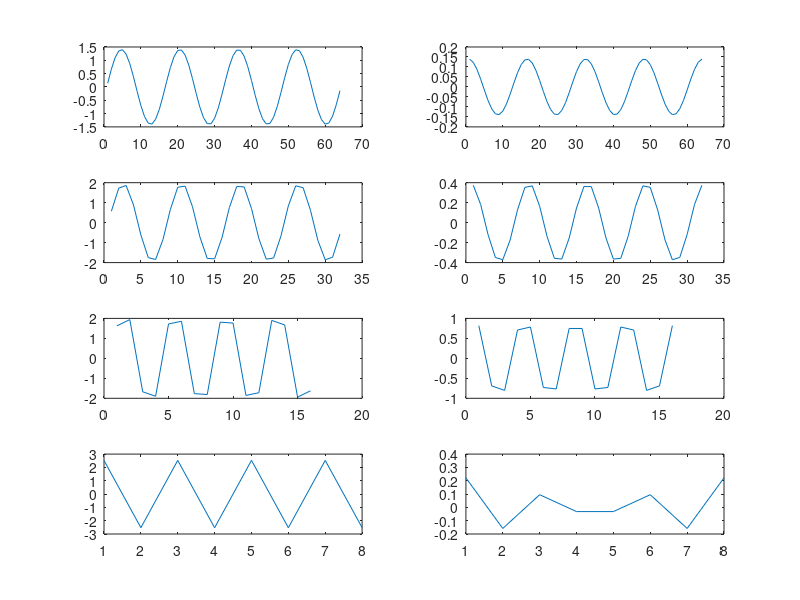

This chart was generated by the following MATLAB code:
%
t = 0 : 127;
a = sin(((8*pi)/127)*t)
rng default;
b = 0.1 * (randn(length(t),1));
b = b';
plot(a + b)
fprintf(fopen('C:\Users\GuiR\Documents\NetBeansProjects\WaveletTransform\src\io\github\guiritter\wavelet\test.txt', 'wt+'), '%f\n', a);
%}
%{
s1 = [0.3067160516210392, 0.5694274340352772, 1.0241126506874134, 1.3443033291307431, 1.8474458663908124, 1.3493421720534786, 0.9184256427441472, 0.41427264989376256, -0.07705837569336639, -0.49877261735233613, -1.1534997566157088, -1.1941004137778781, -1.2865574538451439, -1.1829691388284393, -0.8788835244334143, -0.3628730579693124, 0.07528707320649408, 0.6221372948252659, 1.1060896611507132, 1.3444871768938518, 1.3648412455903065, 1.2395808148370158, 0.7526006172745277, 0.34345449154436747, -0.08672664671253005, -0.8137766675556628, -1.3212459912098122, -1.268413093839897, -1.4113087677159806, -1.1130751690420553, -0.861976601295244, -0.15978845487863005, 0.39195211723882795, 0.6293108931204034, 1.2672697021747186, 1.392513162365261, 1.4255300992992046, 1.0034205849495514, 0.692121067172861, 0.21606354805936143, -0.18974998341106647, -0.689627101555616, -1.2025128631536544, -1.3473269177270968, -1.4358029466162825, -1.2102330549906493, -0.49472725945716794, -0.2420171953560325, 0.20206424800543016, 0.6860519696699368, 1.2095407974518675, 1.3628648821368903, 1.3391039729686787, 1.2025262981824971, 0.8059390959929913, -0.03695481459837134, -0.3582549435813831, -0.7948686322267347, -1.2672590955730005, -1.4979731890317662, -1.086756654646292, -1.0713558689520488, -0.7205891861834314, -0.0809997888917002];
d2 = [0.23067803101292503, 0.3436425819481631, -0.027133101407690208, 0.09409611358605618, -0.0727209826975681, 0.24220528575982814, -0.1654389451670918, -0.19959785955265152, -0.024521756064768283, -0.12069817780107536, -0.21802576937715407, 0.028678129724582835, 0.0575422285326177, -0.0020074761517886452, 0.035343318244047184, -0.008476796092864336, 0.15650960073426803, 0.4294238268942467, 0.006019600028240979, -0.18538784167792666, -0.032209420989828375, -0.07425328309239931, -0.05479936132839508, -0.08021277904423957, -0.13648433669106502, -0.05115776140528433, -0.07246571714955985, 0.07969871241431703, 0.10645492590763461, 0.17167562697715716, 0.19510985281246052, 0.17573371279438668, 0.033861929537461394, 0.16878214602854175, 0.3179830910724657, 0.1221972441771908, 0.047281402030819764, -0.12465231892147055, 0.017401190778219777, -0.13893658300821995, -0.21599920134227346, -0.015550692331854576, 0.03233882153078549, -0.09864988125689755, -0.065158475672778, 0.17098407654515668, 0.2512732231217644, 0.19857114050636865, 0.0046004367183996725, 0.01592970156657053, -0.05136918633285914, -0.02663246980661016, -0.09979185870851381, -0.06752657628297165, -0.2560504365354608, -0.04680056941961283, -0.3061623870113701, -0.1688641704151594, -0.3080942027375717, -0.08694726402826025, -0.10806712936874002, -0.08445824815848363, 0.13682304083925334, 0.04170303663403901];
s2 = [0.6195269999999999, 1.6747229999999997, 2.2604704999999994, 0.9423599999999999, -0.4071739999999999, -1.6600039999999996, -1.7462189999999995, -0.8780545, 0.49315349999999986, 1.7328194999999995, 1.8416044999999999, 0.7750279999999999, -0.6367519999999998, -1.8311654999999996, -1.7850089999999996, -0.722497, 0.7221419999999998, 1.8807504999999995, 1.7175274999999997, 0.6421835, -0.6218134999999999, -1.8030089999999994, -1.8710299999999997, -0.5209569999999999, 0.6279929999999998, 1.8189654999999996, 1.7972039999999998, 0.543754, -0.8153814999999999, -1.9553144999999996, -1.5260159999999996, -0.566809];
d2 = [0.18576499999999999, 0.22640899999999975, -0.35221250000000004, -0.35649, -0.29819699999999993, -0.028709000000000096, 0.07324799999999998, 0.36487450000000005, 0.38668149999999984, 0.16857250000000001, -0.08857249999999983, -0.28931000000000007, -0.5141019999999998, 0.03735849999999996, 0.21088299999999982, 0.49652199999999996, 0.167838, 0.08856049999999993, -0.2984764999999999, -0.3366235, -0.3534664999999999, -0.1023989999999999, 0.15950199999999992, 0.17869299999999996, 0.34223099999999995, 0.10841650000000003, -0.09657499999999986, -0.596016, -0.30873249999999997, -0.16313950000000021, 0.010890000000000066, 0.452258];
s3 = [1.6222797327372362, 2.2647431655411, -1.4617155817196446, -1.8556415875381547, 1.5740006030381621, 1.8502385846231086, -1.7450811996589506, -1.7730744964659546, 1.840522937449605, 1.6685676497404889, -1.7146084329237166, -1.691390228210066, 1.730260948632062, 1.6553072762728975, -1.959177930206442, -1.4798507493367359];
d3 = [0.7461362470809199, -0.9320448729031903, -0.8858845886739422, 0.6138850051354281, 0.8765762350064021, -0.7541834758042136, -0.8445778853907581, 0.7513094402920808, 0.8192599270903739, -0.7603830345082665, -0.8352313479570341, 0.9546457733968656, 0.8421447309566952, -0.8863229948782778, -0.8060543543983245, 0.6782617742616044];
s4 = [2.7485402499999987, -2.345725749999999, 2.4213027499999993, -2.487711749999999, 2.481301749999999, -2.408404749999999, 2.393958249999999, -2.4317604999999993];
d4 = [0.4542902499999999, -0.27854774999999976, 0.1953297500000004, -0.019794250000000346, -0.12159074999999975, 0.016417749999999787, -0.05300024999999975, 0.33893550000000006];
%}
s1 = [0.13902143582196236, 0.6681869168432586, 1.094039147385732, 1.3507358795191973, 1.3985865025088722, 1.2301918509964207, 0.8715904250922561, 0.3782264675092159, -0.17361734219829536, -0.698617964278403, -1.1155995402508911, -1.3600916093410766, -1.3942915359199453, -1.2129108683710026, -0.8439941687428888, -0.34458232686036, 0.2081071825574504, 0.7286205050041482, 1.136476867965424, 1.3686150744814993, 1.389143091446126, 1.1948874236253388, 0.8158817244432552, 0.31072817549749165, -0.2424697436959919, -0.7581775684577459, -1.1566591097140504, -1.3763020322997783, -1.3831454117281017, -1.176132830467928, -0.7872707698628851, -0.276683105303703, 0.276683105303703, 0.7872707698628851, 1.176132830467928, 1.3831454117281017, 1.3763020322997783, 1.1566591097140504, 0.7581775684577459, 0.2424697436959919, -0.31072817549749165, -0.8158817244432552, -1.1948874236253388, -1.389143091446126, -1.3686150744814993, -1.136476867965424, -0.7286205050041482, -0.2081071825574504, 0.34458232686036, 0.8439941687428888, 1.2129108683710026, 1.3942915359199453, 1.3600916093410766, 1.1155995402508911, 0.698617964278403, 0.17361734219829536, -0.3782264675092159, -0.8715904250922561, -1.2301918509964207, -1.3985865025088722, -1.3507358795191973, -1.094039147385732, -0.6681869168432586, -0.13902143582196236];
d1 = [0.13902143582196236, 0.1229538484330604, 0.08787428101839578, 0.03920836391001281, -0.015519579633482383, -0.06784830986841173, -0.10968569679087609, -0.1345645417801435, -0.13863818394655922, -0.12127517693452355, -0.08516111229898304, -0.03588001229096771, 0.018949047522237028, 0.07084714972742368, 0.11179216789203072, 0.13545266789731386, 0.13816866504385136, 0.11952296633074333, 0.08239561767776249, 0.03252974036170586, -0.022366494595711717, -0.07380497739312708, -0.11383075674219162, -0.13625664830752296, -0.13761570754096353, -0.11769721662171961, -0.07957991847507762, -0.02915896233578963, 0.025770506640343638, 0.07671613601127203, 0.11579934202101494, 0.13697860433111442, 0.13697860433111442, 0.11579934202101494, 0.07671613601127203, 0.025770506640343638, -0.02915896233578963, -0.07957991847507762, -0.11769721662171961, -0.13761570754096353, -0.13625664830752296, -0.11383075674219162, -0.07380497739312708, -0.022366494595711717, 0.03252974036170586, 0.08239561767776249, 0.11952296633074333, 0.13816866504385136, 0.13545266789731386, 0.11179216789203072, 0.07084714972742368, 0.018949047522237028, -0.03588001229096771, -0.08516111229898304, -0.12127517693452355, -0.13863818394655922, -0.1345645417801435, -0.10968569679087609, -0.06784830986841173, -0.015519579633482383, 0.03920836391001281, 0.08787428101839578, 0.1229538484330604, 0.13902143582196236];
s2 = [0.5707824999999999, 1.7287169999999996, 1.8588269999999998, 0.8837539999999998, -0.6167634999999999, -1.7505779999999997, -1.8435704999999998, -0.8404504999999999, 0.6623664999999999, 1.7713674999999998, 1.8271854999999997, 0.7966334999999999, -0.7075644999999999, -1.7910739999999996, -1.8096829999999997, -0.7523289999999999, 0.7523289999999999, 1.8096829999999997, 1.7910739999999996, 0.7075644999999999, -0.7966334999999999, -1.8271854999999997, -1.7713674999999998, -0.6623664999999999, 0.8404504999999999, 1.8435704999999998, 1.7505779999999997, 0.6167634999999999, -0.8837539999999998, -1.8588269999999998, -1.7287169999999996, -0.5707824999999999];
d2 = [0.37417649999999986, 0.181512, -0.11907299999999987, -0.348861, -0.37123149999999994, -0.17288199999999998, 0.12825550000000008, 0.3531375, 0.3680585, 0.16414649999999997, -0.13735949999999997, -0.35719749999999995, -0.3646604999999999, -0.1553110000000001, 0.14638000000000007, 0.3610399999999999, 0.3610399999999999, 0.14638000000000007, -0.1553110000000001, -0.3646604999999999, -0.35719749999999995, -0.13735949999999997, 0.16414649999999997, 0.3680585, 0.3531375, 0.12825550000000008, -0.17288199999999998, -0.37123149999999994, -0.348861, -0.11907299999999987, 0.181512, 0.37417649999999986];
s3 = [1.6259916897850748, 1.9392976230533823, -1.6739632280343328, -1.897889449947098, 1.7209098150042608, 1.8553202075061055, -1.766804227083783, -1.8116160586813086, 1.8116160586813086, 1.766804227083783, -1.8553202075061055, -1.7209098150042608, 1.897889449947098, 1.6739632280343328, -1.9392976230533823, -1.6259916897850748];
d3 = [0.8187833371198541, -0.6894807304519104, -0.8017279215576347, 0.7093129543438493, 0.7841821274426622, -0.7287103075653586, -0.7661569149300452, 0.7476621835147205, 0.7476621835147205, -0.7661569149300452, -0.7287103075653586, 0.7841821274426622, 0.7093129543438493, -0.8017279215576347, -0.6894807304519104, 0.8187833371198541];
s4 = [2.5210402499999987, -2.525681249999999, 2.5287764999999993, -2.5303252499999993, 2.5303252499999993, -2.5287764999999993, 2.525681249999999, -2.5210402499999987];
d4 = [0.22154075000000018, -0.1583397499999999, 0.09504249999999992, -0.031686749999999986, -0.031686749999999986, 0.09504249999999992, -0.1583397499999999, 0.22154075000000018];
subplot(4, 2, 1); plot(s1);
subplot(4, 2, 2); plot(d1);
subplot(4, 2, 3); plot(s2);
subplot(4, 2, 4); plot(d2);
subplot(4, 2, 5); plot(s3);
subplot(4, 2, 6); plot(d3);
subplot(4, 2, 7); plot(s4);
subplot(4, 2, 8); plot(d4);
